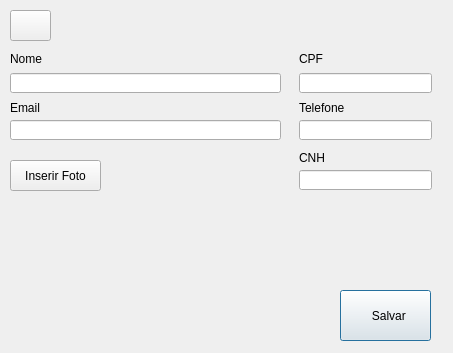
<?xml version="1.0" encoding="UTF-8"?>
<ui version="4.0">
 <class>TelaCliente</class>
 <widget class="QDialog" name="TelaCliente">
  <property name="geometry">
   <rect>
    <x>0</x>
    <y>0</y>
    <width>453</width>
    <height>353</height>
   </rect>
  </property>
  <property name="windowTitle">
   <string>Cadastrar Cliente</string>
  </property>
  <property name="windowIcon">
   <iconset resource="resources.qrc">
    <normaloff>:/rec/img/business_application_addmale_useradd_insert_add_user_client_2312.png</normaloff>:/rec/img/business_application_addmale_useradd_insert_add_user_client_2312.png</iconset>
  </property>
  <widget class="QLabel" name="label">
   <property name="geometry">
    <rect>
     <x>10</x>
     <y>51</y>
     <width>51</width>
     <height>16</height>
    </rect>
   </property>
   <property name="text">
    <string>Nome</string>
   </property>
  </widget>
  <widget class="QLineEdit" name="lineEdit_Nome">
   <property name="geometry">
    <rect>
     <x>10</x>
     <y>73</y>
     <width>271</width>
     <height>20</height>
    </rect>
   </property>
  </widget>
  <widget class="QLineEdit" name="lineEdit_Email">
   <property name="geometry">
    <rect>
     <x>10</x>
     <y>120</y>
     <width>271</width>
     <height>20</height>
    </rect>
   </property>
  </widget>
  <widget class="QLabel" name="label_2">
   <property name="geometry">
    <rect>
     <x>10</x>
     <y>100</y>
     <width>61</width>
     <height>16</height>
    </rect>
   </property>
   <property name="text">
    <string>Email</string>
   </property>
  </widget>
  <widget class="QLineEdit" name="lineEdit_CPF">
   <property name="geometry">
    <rect>
     <x>299</x>
     <y>73</y>
     <width>133</width>
     <height>20</height>
    </rect>
   </property>
   <property name="text">
    <string/>
   </property>
   <property name="maxLength">
    <number>11</number>
   </property>
  </widget>
  <widget class="QLabel" name="label_3">
   <property name="geometry">
    <rect>
     <x>299</x>
     <y>51</y>
     <width>31</width>
     <height>16</height>
    </rect>
   </property>
   <property name="text">
    <string>CPF</string>
   </property>
  </widget>
  <widget class="QLineEdit" name="lineEdit_CNH">
   <property name="geometry">
    <rect>
     <x>299</x>
     <y>170</y>
     <width>133</width>
     <height>20</height>
    </rect>
   </property>
   <property name="text">
    <string/>
   </property>
  </widget>
  <widget class="QLabel" name="label_4">
   <property name="geometry">
    <rect>
     <x>299</x>
     <y>100</y>
     <width>71</width>
     <height>16</height>
    </rect>
   </property>
   <property name="text">
    <string>Telefone</string>
   </property>
  </widget>
  <widget class="QLineEdit" name="lineEdit_Telefone">
   <property name="geometry">
    <rect>
     <x>299</x>
     <y>120</y>
     <width>133</width>
     <height>20</height>
    </rect>
   </property>
   <property name="text">
    <string/>
   </property>
  </widget>
  <widget class="QLabel" name="label_5">
   <property name="geometry">
    <rect>
     <x>299</x>
     <y>150</y>
     <width>31</width>
     <height>16</height>
    </rect>
   </property>
   <property name="text">
    <string>CNH</string>
   </property>
  </widget>
  <widget class="QPushButton" name="pushButton_Salvar">
   <property name="geometry">
    <rect>
     <x>340</x>
     <y>290</y>
     <width>91</width>
     <height>51</height>
    </rect>
   </property>
   <property name="cursor">
    <cursorShape>PointingHandCursor</cursorShape>
   </property>
   <property name="text">
    <string>  Salvar</string>
   </property>
   <property name="icon">
    <iconset resource="resources.qrc">
     <normaloff>:/rec/img/devices_floppydisk_dispositivos_691.png</normaloff>:/rec/img/devices_floppydisk_dispositivos_691.png</iconset>
   </property>
   <property name="iconSize">
    <size>
     <width>29</width>
     <height>28</height>
    </size>
   </property>
   <property name="default">
    <bool>true</bool>
   </property>
  </widget>
  <widget class="QLabel" name="label_imagem">
   <property name="geometry">
    <rect>
     <x>10</x>
     <y>200</y>
     <width>241</width>
     <height>141</height>
    </rect>
   </property>
   <property name="autoFillBackground">
    <bool>false</bool>
   </property>
   <property name="styleSheet">
    <string notr="true"/>
   </property>
   <property name="frameShape">
    <enum>QFrame::NoFrame</enum>
   </property>
   <property name="text">
    <string/>
   </property>
   <property name="scaledContents">
    <bool>false</bool>
   </property>
   <property name="wordWrap">
    <bool>false</bool>
   </property>
   <property name="margin">
    <number>0</number>
   </property>
   <property name="openExternalLinks">
    <bool>false</bool>
   </property>
  </widget>
  <widget class="QPushButton" name="pushButton_InserirFoto">
   <property name="geometry">
    <rect>
     <x>10</x>
     <y>160</y>
     <width>91</width>
     <height>31</height>
    </rect>
   </property>
   <property name="text">
    <string>Inserir Foto</string>
   </property>
  </widget>
  <widget class="QPushButton" name="pushButton">
   <property name="geometry">
    <rect>
     <x>10</x>
     <y>10</y>
     <width>41</width>
     <height>31</height>
    </rect>
   </property>
   <property name="styleSheet">
    <string notr="true">qproperty-icon:url(:/rec/img/reply-arrow-filled.png)</string>
   </property>
   <property name="text">
    <string/>
   </property>
   <property name="iconSize">
    <size>
     <width>24</width>
     <height>24</height>
    </size>
   </property>
  </widget>
 </widget>
 <tabstops>
  <tabstop>lineEdit_Nome</tabstop>
  <tabstop>lineEdit_CPF</tabstop>
  <tabstop>lineEdit_Email</tabstop>
  <tabstop>lineEdit_Telefone</tabstop>
  <tabstop>lineEdit_CNH</tabstop>
  <tabstop>pushButton_InserirFoto</tabstop>
  <tabstop>pushButton_Salvar</tabstop>
 </tabstops>
 <resources>
  <include location="resources.qrc"/>
 </resources>
 <connections/>
</ui>
